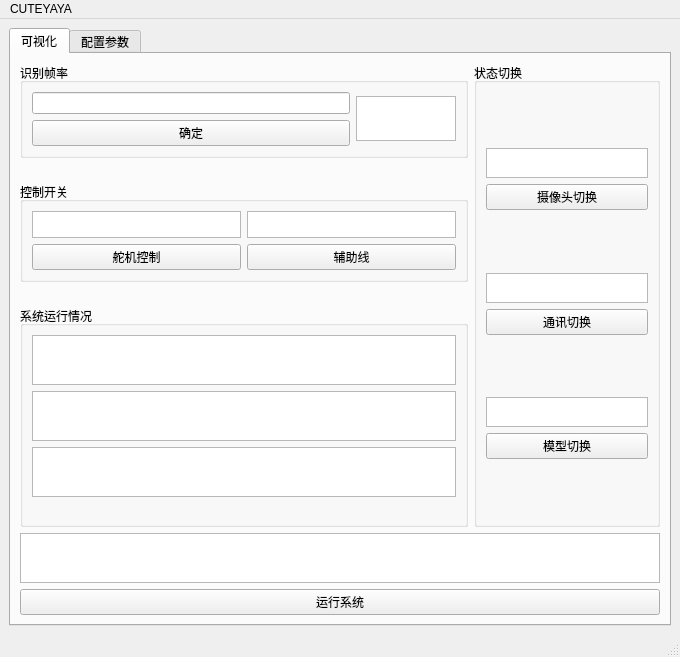
<?xml version="1.0" encoding="UTF-8"?>
<ui version="4.0">
 <class>MainWindow</class>
 <widget class="QMainWindow" name="MainWindow">
  <property name="geometry">
   <rect>
    <x>0</x>
    <y>0</y>
    <width>680</width>
    <height>657</height>
   </rect>
  </property>
  <property name="maximumSize">
   <size>
    <width>16777215</width>
    <height>16777215</height>
   </size>
  </property>
  <property name="windowTitle">
   <string>MainWindow</string>
  </property>
  <widget class="QWidget" name="centralwidget">
   <layout class="QHBoxLayout" name="horizontalLayout">
    <item>
     <widget class="QTabWidget" name="tabWidget">
      <property name="currentIndex">
       <number>0</number>
      </property>
      <widget class="QWidget" name="tab">
       <attribute name="title">
        <string>可视化</string>
       </attribute>
       <layout class="QVBoxLayout" name="verticalLayout">
        <item>
         <layout class="QVBoxLayout" name="verticalLayout_4">
          <item>
           <layout class="QGridLayout" name="gridLayout_4">
            <item row="0" column="2">
             <widget class="QGroupBox" name="groupBox_10">
              <property name="title">
               <string>状态切换</string>
              </property>
              <layout class="QVBoxLayout" name="verticalLayout_6">
               <item>
                <spacer name="verticalSpacer_4">
                 <property name="orientation">
                  <enum>Qt::Vertical</enum>
                 </property>
                 <property name="sizeHint" stdset="0">
                  <size>
                   <width>20</width>
                   <height>40</height>
                  </size>
                 </property>
                </spacer>
               </item>
               <item>
                <widget class="QTextEdit" name="textEdit_2">
                 <property name="maximumSize">
                  <size>
                   <width>16777215</width>
                   <height>30</height>
                  </size>
                 </property>
                </widget>
               </item>
               <item>
                <widget class="QPushButton" name="pushButton_9">
                 <property name="maximumSize">
                  <size>
                   <width>300</width>
                   <height>16777215</height>
                  </size>
                 </property>
                 <property name="text">
                  <string>摄像头切换</string>
                 </property>
                </widget>
               </item>
               <item>
                <spacer name="verticalSpacer">
                 <property name="orientation">
                  <enum>Qt::Vertical</enum>
                 </property>
                 <property name="sizeHint" stdset="0">
                  <size>
                   <width>20</width>
                   <height>40</height>
                  </size>
                 </property>
                </spacer>
               </item>
               <item>
                <widget class="QTextEdit" name="textEdit_8">
                 <property name="maximumSize">
                  <size>
                   <width>300</width>
                   <height>30</height>
                  </size>
                 </property>
                </widget>
               </item>
               <item>
                <widget class="QPushButton" name="pushButton_10">
                 <property name="maximumSize">
                  <size>
                   <width>200</width>
                   <height>16777215</height>
                  </size>
                 </property>
                 <property name="text">
                  <string>通讯切换</string>
                 </property>
                </widget>
               </item>
               <item>
                <spacer name="verticalSpacer_2">
                 <property name="orientation">
                  <enum>Qt::Vertical</enum>
                 </property>
                 <property name="sizeHint" stdset="0">
                  <size>
                   <width>20</width>
                   <height>40</height>
                  </size>
                 </property>
                </spacer>
               </item>
               <item>
                <widget class="QTextEdit" name="textEdit_12">
                 <property name="maximumSize">
                  <size>
                   <width>300</width>
                   <height>30</height>
                  </size>
                 </property>
                </widget>
               </item>
               <item>
                <widget class="QPushButton" name="pushButton_12">
                 <property name="maximumSize">
                  <size>
                   <width>300</width>
                   <height>16777215</height>
                  </size>
                 </property>
                 <property name="text">
                  <string>模型切换</string>
                 </property>
                </widget>
               </item>
               <item>
                <spacer name="verticalSpacer_3">
                 <property name="orientation">
                  <enum>Qt::Vertical</enum>
                 </property>
                 <property name="sizeHint" stdset="0">
                  <size>
                   <width>20</width>
                   <height>40</height>
                  </size>
                 </property>
                </spacer>
               </item>
              </layout>
             </widget>
            </item>
            <item row="0" column="0">
             <layout class="QVBoxLayout" name="verticalLayout_7">
              <item>
               <widget class="QGroupBox" name="groupBox_11">
                <property name="maximumSize">
                 <size>
                  <width>16777215</width>
                  <height>100</height>
                 </size>
                </property>
                <property name="title">
                 <string>识别帧率</string>
                </property>
                <layout class="QGridLayout" name="gridLayout_9">
                 <item row="0" column="0">
                  <widget class="QLineEdit" name="lineEdit_2">
                   <property name="text">
                    <string/>
                   </property>
                  </widget>
                 </item>
                 <item row="1" column="0">
                  <widget class="QPushButton" name="pushButton_15">
                   <property name="maximumSize">
                    <size>
                     <width>16777215</width>
                     <height>16777215</height>
                    </size>
                   </property>
                   <property name="mouseTracking">
                    <bool>false</bool>
                   </property>
                   <property name="text">
                    <string>确定</string>
                   </property>
                   <property name="checkable">
                    <bool>false</bool>
                   </property>
                   <property name="autoRepeat">
                    <bool>false</bool>
                   </property>
                   <property name="autoExclusive">
                    <bool>false</bool>
                   </property>
                   <property name="autoDefault">
                    <bool>false</bool>
                   </property>
                  </widget>
                 </item>
                 <item row="0" column="1" rowspan="2">
                  <widget class="QTextEdit" name="textEdit_15">
                   <property name="maximumSize">
                    <size>
                     <width>100</width>
                     <height>45</height>
                    </size>
                   </property>
                  </widget>
                 </item>
                </layout>
               </widget>
              </item>
              <item>
               <spacer name="verticalSpacer_9">
                <property name="orientation">
                 <enum>Qt::Vertical</enum>
                </property>
                <property name="sizeHint" stdset="0">
                 <size>
                  <width>20</width>
                  <height>40</height>
                 </size>
                </property>
               </spacer>
              </item>
              <item>
               <widget class="QGroupBox" name="groupBox_4">
                <property name="maximumSize">
                 <size>
                  <width>1000</width>
                  <height>100</height>
                 </size>
                </property>
                <property name="title">
                 <string>控制开关</string>
                </property>
                <layout class="QGridLayout" name="gridLayout_10">
                 <item row="1" column="0">
                  <widget class="QTextEdit" name="textEdit">
                   <property name="maximumSize">
                    <size>
                     <width>500</width>
                     <height>16777215</height>
                    </size>
                   </property>
                  </widget>
                 </item>
                 <item row="1" column="1">
                  <widget class="QTextEdit" name="textEdit_6">
                   <property name="maximumSize">
                    <size>
                     <width>500</width>
                     <height>16777215</height>
                    </size>
                   </property>
                  </widget>
                 </item>
                 <item row="3" column="1">
                  <widget class="QPushButton" name="pushButton_4">
                   <property name="text">
                    <string>辅助线</string>
                   </property>
                  </widget>
                 </item>
                 <item row="3" column="0">
                  <widget class="QPushButton" name="pushButton_3">
                   <property name="text">
                    <string>舵机控制</string>
                   </property>
                  </widget>
                 </item>
                </layout>
               </widget>
              </item>
              <item>
               <spacer name="verticalSpacer_8">
                <property name="orientation">
                 <enum>Qt::Vertical</enum>
                </property>
                <property name="sizeHint" stdset="0">
                 <size>
                  <width>20</width>
                  <height>40</height>
                 </size>
                </property>
               </spacer>
              </item>
              <item>
               <widget class="QGroupBox" name="groupBox_5">
                <property name="maximumSize">
                 <size>
                  <width>16777215</width>
                  <height>500</height>
                 </size>
                </property>
                <property name="title">
                 <string>系统运行情况</string>
                </property>
                <layout class="QVBoxLayout" name="verticalLayout_5">
                 <item>
                  <widget class="QTextEdit" name="textEdit_11">
                   <property name="maximumSize">
                    <size>
                     <width>16777215</width>
                     <height>50</height>
                    </size>
                   </property>
                  </widget>
                 </item>
                 <item>
                  <widget class="QTextEdit" name="textEdit_9">
                   <property name="maximumSize">
                    <size>
                     <width>500</width>
                     <height>50</height>
                    </size>
                   </property>
                   <property name="mouseTracking">
                    <bool>true</bool>
                   </property>
                   <property name="acceptDrops">
                    <bool>true</bool>
                   </property>
                   <property name="undoRedoEnabled">
                    <bool>true</bool>
                   </property>
                   <property name="lineWrapMode">
                    <enum>QTextEdit::WidgetWidth</enum>
                   </property>
                   <property name="acceptRichText">
                    <bool>true</bool>
                   </property>
                  </widget>
                 </item>
                 <item>
                  <widget class="QTextEdit" name="textEdit_14">
                   <property name="maximumSize">
                    <size>
                     <width>500</width>
                     <height>50</height>
                    </size>
                   </property>
                   <property name="mouseTracking">
                    <bool>true</bool>
                   </property>
                   <property name="acceptDrops">
                    <bool>true</bool>
                   </property>
                   <property name="undoRedoEnabled">
                    <bool>true</bool>
                   </property>
                   <property name="lineWrapMode">
                    <enum>QTextEdit::WidgetWidth</enum>
                   </property>
                   <property name="acceptRichText">
                    <bool>true</bool>
                   </property>
                  </widget>
                 </item>
                 <item>
                  <spacer name="verticalSpacer_7">
                   <property name="orientation">
                    <enum>Qt::Vertical</enum>
                   </property>
                   <property name="sizeHint" stdset="0">
                    <size>
                     <width>20</width>
                     <height>40</height>
                    </size>
                   </property>
                  </spacer>
                 </item>
                </layout>
               </widget>
              </item>
             </layout>
            </item>
           </layout>
          </item>
          <item>
           <widget class="QTextEdit" name="textEdit_10">
            <property name="maximumSize">
             <size>
              <width>16777215</width>
              <height>50</height>
             </size>
            </property>
           </widget>
          </item>
          <item>
           <widget class="QPushButton" name="pushButton">
            <property name="text">
             <string>运行系统</string>
            </property>
           </widget>
          </item>
         </layout>
        </item>
       </layout>
      </widget>
      <widget class="QWidget" name="tab_2">
       <attribute name="title">
        <string>配置参数</string>
       </attribute>
       <layout class="QVBoxLayout" name="verticalLayout_2">
        <item>
         <widget class="QGroupBox" name="groupBox_2">
          <property name="title">
           <string>舵机状态</string>
          </property>
          <layout class="QGridLayout" name="gridLayout_2">
           <item row="0" column="1">
            <layout class="QHBoxLayout" name="horizontalLayout_3">
             <item>
              <widget class="QTextEdit" name="textEdit_4">
               <property name="maximumSize">
                <size>
                 <width>600</width>
                 <height>120</height>
                </size>
               </property>
              </widget>
             </item>
             <item>
              <layout class="QVBoxLayout" name="verticalLayout_3">
               <item>
                <spacer name="verticalSpacer_5">
                 <property name="orientation">
                  <enum>Qt::Vertical</enum>
                 </property>
                 <property name="sizeHint" stdset="0">
                  <size>
                   <width>20</width>
                   <height>40</height>
                  </size>
                 </property>
                </spacer>
               </item>
               <item>
                <widget class="QPushButton" name="pushButton_7">
                 <property name="maximumSize">
                  <size>
                   <width>200</width>
                   <height>16777215</height>
                  </size>
                 </property>
                 <property name="text">
                  <string>X轴灵敏增加</string>
                 </property>
                </widget>
               </item>
               <item>
                <widget class="QPushButton" name="pushButton_6">
                 <property name="maximumSize">
                  <size>
                   <width>200</width>
                   <height>16777215</height>
                  </size>
                 </property>
                 <property name="text">
                  <string>X轴灵敏减少</string>
                 </property>
                </widget>
               </item>
               <item>
                <widget class="QPushButton" name="pushButton_5">
                 <property name="maximumSize">
                  <size>
                   <width>200</width>
                   <height>16777215</height>
                  </size>
                 </property>
                 <property name="text">
                  <string>Y轴灵敏增加</string>
                 </property>
                </widget>
               </item>
               <item>
                <widget class="QPushButton" name="pushButton_2">
                 <property name="maximumSize">
                  <size>
                   <width>200</width>
                   <height>16777215</height>
                  </size>
                 </property>
                 <property name="text">
                  <string>Y轴灵敏减少</string>
                 </property>
                </widget>
               </item>
               <item>
                <spacer name="verticalSpacer_6">
                 <property name="orientation">
                  <enum>Qt::Vertical</enum>
                 </property>
                 <property name="sizeHint" stdset="0">
                  <size>
                   <width>20</width>
                   <height>40</height>
                  </size>
                 </property>
                </spacer>
               </item>
              </layout>
             </item>
            </layout>
           </item>
          </layout>
         </widget>
        </item>
        <item>
         <widget class="QGroupBox" name="groupBox">
          <property name="title">
           <string>网络摄像头IP</string>
          </property>
          <layout class="QGridLayout" name="gridLayout">
           <item row="1" column="0">
            <widget class="QPushButton" name="pushButton_8">
             <property name="text">
              <string>确定</string>
             </property>
            </widget>
           </item>
           <item row="0" column="0">
            <widget class="QLineEdit" name="lineEdit_8">
             <property name="text">
              <string>http://192.168.31.170:4747/video</string>
             </property>
            </widget>
           </item>
           <item row="0" column="1">
            <widget class="QTextEdit" name="textEdit_5">
             <property name="maximumSize">
              <size>
               <width>100</width>
               <height>30</height>
              </size>
             </property>
            </widget>
           </item>
          </layout>
         </widget>
        </item>
        <item>
         <widget class="QGroupBox" name="groupBox_6">
          <property name="title">
           <string>百度API</string>
          </property>
          <layout class="QGridLayout" name="gridLayout_5">
           <item row="0" column="0">
            <widget class="QLineEdit" name="lineEdit_5">
             <property name="text">
              <string>https://aip.baidubce.com/rest/2.0/image-classify/v1/gesture</string>
             </property>
            </widget>
           </item>
           <item row="1" column="0">
            <widget class="QPushButton" name="pushButton_11">
             <property name="maximumSize">
              <size>
               <width>16777215</width>
               <height>16777215</height>
              </size>
             </property>
             <property name="mouseTracking">
              <bool>false</bool>
             </property>
             <property name="text">
              <string>确定</string>
             </property>
             <property name="checkable">
              <bool>false</bool>
             </property>
             <property name="autoRepeat">
              <bool>false</bool>
             </property>
             <property name="autoExclusive">
              <bool>false</bool>
             </property>
             <property name="autoDefault">
              <bool>false</bool>
             </property>
            </widget>
           </item>
           <item row="0" column="1">
            <widget class="QTextEdit" name="textEdit_7">
             <property name="maximumSize">
              <size>
               <width>100</width>
               <height>30</height>
              </size>
             </property>
            </widget>
           </item>
          </layout>
         </widget>
        </item>
        <item>
         <widget class="QGroupBox" name="groupBox_9">
          <property name="title">
           <string>YOLO模型路径</string>
          </property>
          <layout class="QGridLayout" name="gridLayout_7">
           <item row="0" column="0">
            <widget class="QLineEdit" name="lineEdit_6">
             <property name="text">
              <string>./weights/bestya.pt</string>
             </property>
            </widget>
           </item>
           <item row="1" column="0">
            <widget class="QPushButton" name="pushButton_13">
             <property name="maximumSize">
              <size>
               <width>16777215</width>
               <height>16777215</height>
              </size>
             </property>
             <property name="mouseTracking">
              <bool>false</bool>
             </property>
             <property name="text">
              <string>确定</string>
             </property>
             <property name="checkable">
              <bool>false</bool>
             </property>
             <property name="autoRepeat">
              <bool>false</bool>
             </property>
             <property name="autoExclusive">
              <bool>false</bool>
             </property>
             <property name="autoDefault">
              <bool>false</bool>
             </property>
            </widget>
           </item>
           <item row="0" column="1">
            <widget class="QTextEdit" name="textEdit_13">
             <property name="maximumSize">
              <size>
               <width>100</width>
               <height>30</height>
              </size>
             </property>
            </widget>
           </item>
          </layout>
         </widget>
        </item>
       </layout>
      </widget>
     </widget>
    </item>
   </layout>
  </widget>
  <widget class="QMenuBar" name="menubar">
   <property name="geometry">
    <rect>
     <x>0</x>
     <y>0</y>
     <width>680</width>
     <height>26</height>
    </rect>
   </property>
   <widget class="QMenu" name="menuCUTEYAYA">
    <property name="title">
     <string>CUTEYAYA</string>
    </property>
   </widget>
   <addaction name="menuCUTEYAYA"/>
  </widget>
  <widget class="QStatusBar" name="statusbar"/>
 </widget>
 <resources>
  <include location="ya.qrc"/>
 </resources>
 <connections/>
</ui>
